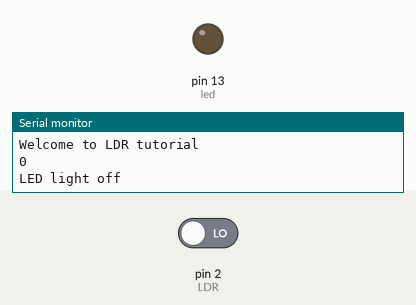
Recording of a sketch running on a simulated Arduino Uno, built with avr-gcc and run on an emulated ATmega328P. On the bench: output pins drawn as LEDs (lit = HIGH), the last lines printed to the serial monitor. The test bench sets the inputs (shaded band); at power-on: pin 2 (LDR) LOW.

Above: at 2.8 s.
2.9 s: pin 2 (LDR) driven HIGH
At 4.0 s:
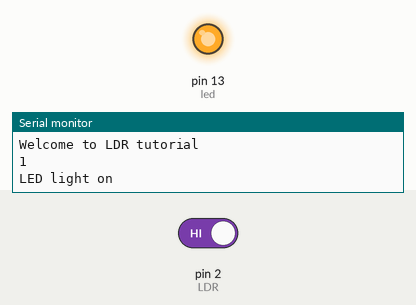
4.5 s: pin 2 (LDR) driven LOW
At 5.6 s:
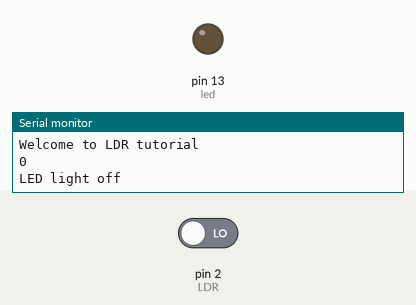
Timing chart, 0 to 7.5 s (numbered marks = the images above; inputs shaded):
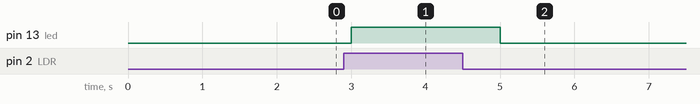

The sketch:

ldr.ino
```cpp
int LDR = 2;
int sensorValue = 0;
int led = 13;

void setup() {
 pinMode(led, OUTPUT);
 Serial.begin(9600);
 // put your setup code here, to run once:
}
void loop() {

 Serial.println("Welcome to LDR tutorial");

 sensorValue = digitalRead(LDR);
 Serial.println(sensorValue);

 if(sensorValue == HIGH)
 {
   Serial.println("LED light on");
   digitalWrite(led,HIGH);
   delay(1000);
 }
 else{
 Serial.println("LED light off");
 digitalWrite(led,LOW);
 delay(1000);
 // put your main code here, to run repeatedly:
 }

}
```

Measured:
- after the input at 2.9 s, pin 13 (led): LOW → HIGH after 0.10 s
- after the input at 4.5 s, pin 13 (led): HIGH → LOW after 0.50 s
